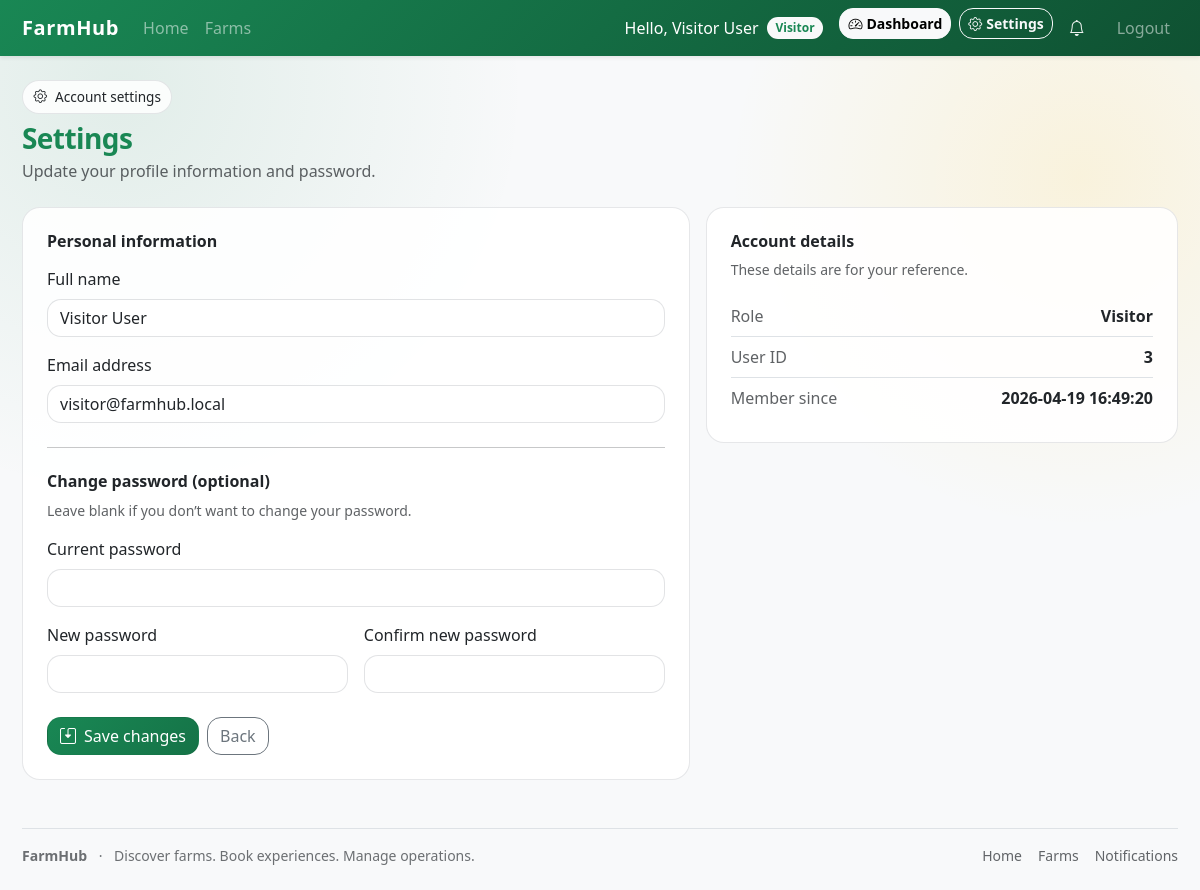
Screenshot of /public/settings (signed in) with the database file from the repository.
### tables this page shows
CREATE TABLE IF NOT EXISTS users (
  id INT UNSIGNED AUTO_INCREMENT PRIMARY KEY,
  name VARCHAR(100) NOT NULL,
  email VARCHAR(191) NOT NULL UNIQUE,
  password VARCHAR(255) NOT NULL,
  role_id INT UNSIGNED NOT NULL DEFAULT 1,
  is_active TINYINT(1) NOT NULL DEFAULT 1,
  created_at TIMESTAMP NOT NULL DEFAULT CURRENT_TIMESTAMP
);

CREATE TABLE IF NOT EXISTS roles (
  id INT UNSIGNED AUTO_INCREMENT PRIMARY KEY,
  name ENUM('visitor','owner','admin') NOT NULL UNIQUE
);

### app/controllers/SettingsController.php (called while the page is built, shortened)
<?php
class SettingsController extends BaseController
{
    public function index(): void
    {
        $user = $this->user();
        $userModel = new User();
        $fresh = $userModel->findById((int)$user['id']);
        $this->view('settings/index', [
            'user' => $fresh ?? $user,
        ]);
    }
}

### core/Router.php (called while the page is built, shortened)
<?php
class Router
{
    private array $routes = [
        'GET' => [],
        'POST' => [],
    ];
    public function get(string $path, string $handler): void
    {
        $this->routes['GET'][$this->normalize($path)] = $handler;
    }
    public function post(string $path, string $handler): void
    {
        $this->routes['POST'][$this->normalize($path)] = $handler;
    }
    public function dispatch(string $uri, string $method): void
    {
        $rawPath = parse_url($uri, PHP_URL_PATH) ?? '/';
        $publicPos = strrpos($rawPath, '/public');
        if ($publicPos !== false) {
            $path = substr($rawPath, $publicPos + strlen('/public'));
        } else {
            $path = $rawPath;
        }
        $path = $this->normalize($path);
        $method = strtoupper($method);
        $handler = $this->routes[$method][$path] ?? null;
        [$controllerName, $action] = explode('@', $handler);
        $controller = new $controllerClass();
        $controller->$action();
    }
    private function normalize(string $path): string
    {
        $path = rtrim($path, '/');
        return $path === '' ? '/' : $path;
    }
}

### public/index.php (called while the page is built, shortened)
<?php
require_once dirname(__DIR__) . '/core/bootstrap.php';
$router = new Router();
$router->get('/', 'HomeController@index');
$router->get('/farms', 'FarmController@index');
$router->get('/farm/view', 'FarmController@show');
$router->post('/search/farms', 'FarmController@search');
$router->get('/login', 'AuthController@showLogin');
$router->post('/login', 'AuthController@login');
$router->get('/register', 'AuthController@showRegister');
$router->post('/register', 'AuthController@register');
$router->get('/logout', 'AuthController@logout');
$router->get('/booking/availability', 'BookingController@availability');
$router->post('/booking/create', 'BookingController@create');
$router->post('/booking/update-status', 'BookingController@updateStatus');
$router->post('/booking/cancel', 'BookingController@cancel');
$router->get('/dashboard/owner', 'OwnerDashboardController@index');
$router->get('/dashboard/owner/bookings', 'OwnerDashboardController@bookings');
$router->get('/dashboard/admin', 'AdminDashboardController@index');
$router->get('/dashboard/visitor', 'VisitorDashboardController@index');
$router->get('/visitor/bookings', 'VisitorDashboardController@bookings');
$router->get('/owner/farms', 'OwnerFarmController@index');
$router->get('/owner/farm/create', 'OwnerFarmController@create');
$router->post('/owner/farm/store', 'OwnerFarmController@store');
$router->get('/owner/farm/edit', 'OwnerFarmController@edit');
$router->post('/owner/farm/update', 'OwnerFarmController@update');
$router->post('/owner/farm/delete', 'OwnerFarmController@delete');
$router->post('/owner/farm/image/delete', 'OwnerFarmController@deleteImage');
$router->get('/owner/farm/activities', 'OwnerActivityController@index');
$router->get('/owner/farm/activity/create', 'OwnerActivityController@create');
$router->post('/owner/farm/activity/store', 'OwnerActivityController@store');
$router->get('/owner/farm/activity/edit', 'OwnerActivityController@edit');
$router->post('/owner/farm/activity/update', 'OwnerActivityController@update');
$router->post('/owner/farm/activity/delete', 'OwnerActivityController@delete');
$router->get('/owner/farm/schedules', 'OwnerScheduleController@index');
$router->get('/owner/farm/schedule/create', 'OwnerScheduleController@create');
$router->post('/owner/farm/schedule/store', 'OwnerScheduleController@store');
$router->get('/owner/farm/schedule/edit', 'OwnerScheduleController@edit');
$router->post('/owner/farm/schedule/update', 'OwnerScheduleController@update');
$router->post('/owner/farm/schedule/delete', 'OwnerScheduleController@delete');
$router->get('/notifications', 'NotificationController@index');
$router->post('/notifications/mark-read', 'NotificationController@markRead');
$router->get('/notifications/unread-count', 'NotificationController@unreadCount');
$router->get('/settings', 'SettingsController@index');
$router->post('/settings', 'SettingsController@update');
$router->get('/admin/farms', 'AdminFarmController@index');
$router->post('/admin/farms/update-status', 'AdminFarmController@updateStatus');
$router->get('/admin/users', 'AdminUserController@index');
$router->post('/admin/users/update-role', 'AdminUserController@updateRole');
$router->post('/admin/users/toggle-status', 'AdminUserController@toggleStatus');
$router->get('/admin/reports', 'AdminReportController@index');
$router->post('/admin/reports/generate', 'AdminReportController@generate');
$router->get('/admin/activity', 'AdminActivityController@index');
$router->get('/admin/alerts', 'AdminAlertController@index');
$router->dispatch($_SERVER['REQUEST_URI'], $_SERVER['REQUEST_METHOD']);

### core/helpers.php (called while the page is built, shortened)
<?php
function base_url(string $path = ''): string
{
    $scheme = (!empty($_SERVER['HTTPS']) && $_SERVER['HTTPS'] !== 'off') ? 'https' : 'http';
    $host = $_SERVER['HTTP_HOST'] ?? 'localhost';
    $base = rtrim(str_replace('/public', '', dirname($_SERVER['SCRIPT_NAME'] ?? '')), '/');
    return $scheme . '://' . $host . $base . '/public' . ($path ? '/' . ltrim($path, '/') : '');
}
function e(string $value): string
{
    return htmlspecialchars($value, ENT_QUOTES, 'UTF-8');
}

### core/BaseModel.php (called while the page is built, shortened)
<?php
abstract class BaseModel
{
    public function __construct()
    {
        $this->db = Database::getInstance();
    }
}

### core/bootstrap.php (called while the page is built, shortened)
<?php
spl_autoload_register(function (string $class): void {
    $prefixes = [
        'Core\\' => dirname(__DIR__) . '/core/',
        'Controllers\\' => dirname(__DIR__) . '/app/controllers/',
        'Models\\' => dirname(__DIR__) . '/app/models/',
    ];
    foreach ($prefixes as $prefix => $baseDir) {
        $len = strlen($prefix);
        if (strncmp($class, $prefix, $len) !== 0) {
            continue;
        }
        $relativeClass = substr($class, $len);
        $file = $baseDir . str_replace('\\', '/', $relativeClass) . '.php';
        if (file_exists($file)) {
            return;
        }
    }
});
require_once dirname(__DIR__) . '/core/helpers.php';

### config/database.php (called while the page is built, shortened)
<?php
return [
    'host' => 'localhost',
    'dbname' => 'farmhub',
    'user' => 'root',
    'password' => '',
];

### core/Database.php (called while the page is built, shortened)
<?php
class Database
{
    private static ?PDO $instance = null;
    public static function getInstance(): PDO
    {
        if (self::$instance === null) {
            $config = require dirname(__DIR__) . '/config/database.php';
            $dsn = sprintf(
                'mysql:host=%s;dbname=%s;charset=utf8mb4',
                $config['host'],
                $config['dbname']
            );
            try {
                self::$instance = new PDO($dsn, $config['user'], $config['password'], [
                    PDO::ATTR_ERRMODE => PDO::ERRMODE_EXCEPTION,
                    PDO::ATTR_DEFAULT_FETCH_MODE => PDO::FETCH_ASSOC,
                    PDO::ATTR_EMULATE_PREPARES => false,
                ]);
            } catch (PDOException $e) {
                error_log('Database connection error: ' . $e->getMessage());
                http_response_code(500);
                echo 'Database connection error.';
                exit;
            }
        }
        return self::$instance;
    }
}

### app/models/User.php (called while the page is built, shortened)
<?php
class User extends BaseModel
{
    private function hasIsActiveColumn(): bool
    {
        $stmt = $this->db->prepare("SHOW COLUMNS FROM users LIKE 'is_active'");
        $stmt->execute();
        $row = $stmt->fetch(PDO::FETCH_ASSOC);
        $this->hasIsActiveColumn = (bool)$row;
        return $this->hasIsActiveColumn;
    }
    public function findById(int $id): ?array
    {
        $isActiveSelect = $this->hasIsActiveColumn()
            ? 'u.is_active'
            : '1 AS is_active';
        $stmt = $this->db->prepare(
            'SELECT u.*, ' . $isActiveSelect . ', r.name AS role
             FROM users u
             JOIN roles r ON u.role_id = r.id
             WHERE u.id = :id
             LIMIT 1'
        );
        $stmt->execute(['id' => $id]);
        $user = $stmt->fetch(PDO::FETCH_ASSOC);
        return $user ?: null;
    }
}

### app/views/settings/index.php (the view, shortened to what this page needs)
<div class="d-flex justify-content-between align-items-start flex-wrap gap-3 mb-4">
    <div>
        <div class="fh-chip d-inline-flex align-items-center gap-2 mb-2">
            <i class="bi bi-gear"></i>
            <span>Account settings</span>
        </div>
        <h1 class="h3 fw-bold text-success fh-section-title mb-1">Settings</h1>
        <p class="fh-muted mb-0">Update your profile information and password.</p>
    </div>
</div>
<div class="row g-3">
    <div class="col-lg-7">
        <div class="fh-card-soft p-4">
            <h2 class="h6 fw-bold mb-3">Personal information</h2>
            <form method="post" action="<?= e(base_url('settings')) ?>">
                <div class="mb-3">
                    <label class="form-label">Full name</label>
                    <input type="text" name="name" class="form-control" required value="<?= e((string)($user['name'] ?? '')) ?>">
                </div>
                <div class="mb-3">
                    <label class="form-label">Email address</label>
                    <input type="email" name="email" class="form-control" required value="<?= e((string)($user['email'] ?? '')) ?>">
                </div>
                <hr class="my-4">
                <h2 class="h6 fw-bold mb-2">Change password (optional)</h2>
                <p class="fh-muted small mb-3">Leave blank if you don’t want to change your password.</p>
                <div class="mb-3">
                    <label class="form-label">Current password</label>
                    <input type="password" name="current_password" class="form-control" autocomplete="current-password">
                </div>
                <div class="row g-3">
                    <div class="col-md-6">
                        <label class="form-label">New password</label>
                        <input type="password" name="new_password" class="form-control" minlength="6" autocomplete="new-password">
                    </div>
                    <div class="col-md-6">
                        <label class="form-label">Confirm new password</label>
                        <input type="password" name="confirm_password" class="form-control" minlength="6" autocomplete="new-password">
                    </div>
                </div>
                <div class="d-flex gap-2 mt-4">
                    <button type="submit" class="btn btn-success">
                        <i class="bi bi-save2 me-2"></i>Save changes
                    </button>
                    <a class="btn btn-outline-secondary" href="<?= e(base_url()) ?>">Back</a>
                </div>
            </form>
        </div>
    </div>
    <div class="col-lg-5">
        <div class="fh-card-soft p-4">
            <h2 class="h6 fw-bold mb-2">Account details</h2>
            <div class="fh-muted small mb-3">These details are for your reference.</div>
            <div class="d-flex justify-content-between border-bottom py-2">
                <div class="fh-muted">Role</div>
                <div class="fw-semibold"><?= e(ucfirst((string)($user['role'] ?? ($_SESSION['user']['role'] ?? 'visitor')))) ?></div>
            </div>
            <div class="d-flex justify-content-between border-bottom py-2">
                <div class="fh-muted">User ID</div>
                <div class="fw-semibold"><?= e((string)($user['id'] ?? ($_SESSION['user']['id'] ?? ''))) ?></div>
            </div>
            <div class="d-flex justify-content-between py-2">
                <div class="fh-muted">Member since</div>
                <div class="fw-semibold"><?= e((string)($user['created_at'] ?? '')) ?></div>
            </div>
        </div>
    </div>
</div>

### public/assets/css/style.css (style rules this page uses)
:root { --fh-radius: 18px; --fh-radius-sm: 14px; --fh-shadow: 0 10px 30px rgba(16, 24, 40, 0.10); --fh-shadow-sm: 0 6px 18px rgba(16, 24, 40, 0.10); --fh-border: rgba(16, 24, 40, 0.10); }
html, body { height: 100%; }
body { font-family: system-ui, -apple-system, BlinkMacSystemFont, "Segoe UI", sans-serif; background: radial-gradient(900px circle at 10% 10%, rgba(25, 135, 84, 0.10), transparent 45%), radial-gradient(700px circle at 90% 20%, rgba(255, 193, 7, 0.12), transparent 50%), #f7f8fa; }
.fh-card-soft { border: 1px solid var(--fh-border) !important; border-radius: var(--fh-radius) !important; background: rgba(255, 255, 255, 0.88); }
.fh-section-title { letter-spacing: -0.02em; }
.fh-muted { color: rgba(33, 37, 41, 0.72) !important; }
.fh-chip { border: 1px solid var(--fh-border); background: rgba(255, 255, 255, 0.85); border-radius: 999px; padding: 0.35rem 0.65rem; font-size: 0.85rem; }
.btn { border-radius: 14px; }
.btn-success { background: linear-gradient(135deg, #198754 0%, #157347 100%); border-color: rgba(0,0,0,0.05); }
.form-control, .form-select { border-radius: 14px; border-color: rgba(16, 24, 40, 0.12); }

### rows the page displays
users: name "Visitor User", email "visitor@farmhub.local", role.name "Visitor", id "3", created_at "2026-04-19 16:49:20"

### other values shown
$_SESSION['user']['name'] "Visitor User"
$role "Visitor"
